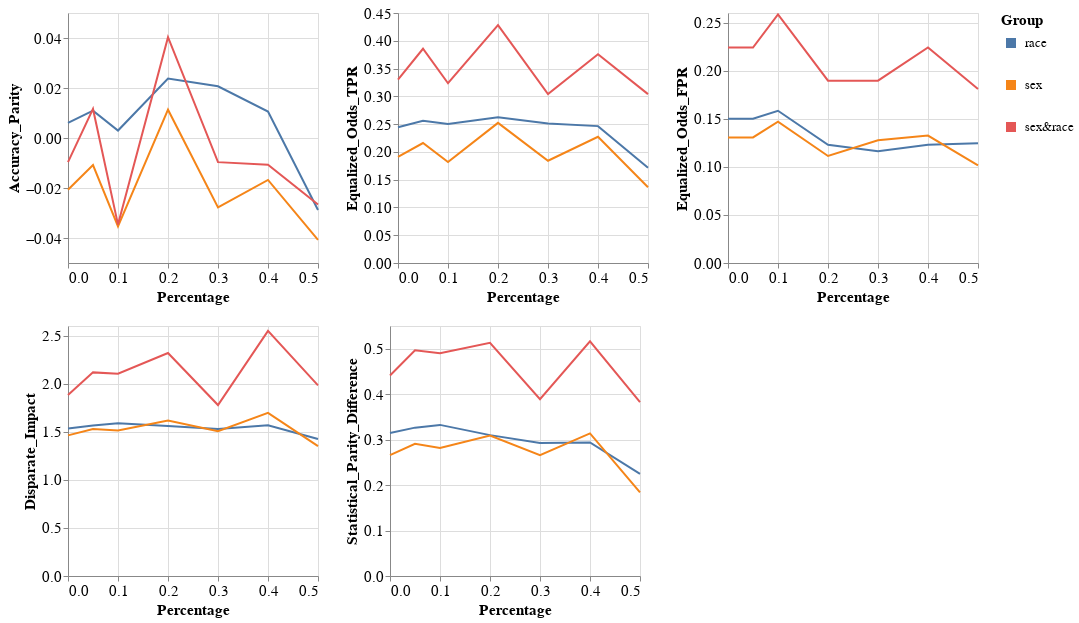

Notebook source saved alongside this figure:
### Code cell
visualizer.create_groups_grid_pct_lines_plot(model_name=MODEL_NAMES[0],
                                             target_preprocessing_technique=PREPROCESSING_TECHNIQUES[0],
                                             group_metrics_type='fairness')

### Figure 1 — Vega-Lite specification as saved in the notebook (floating-point values rounded to 4 significant figures)
{"config": {"view": {"continuousWidth": 400, "continuousHeight": 300}, "axis": {"labelFontSize": 15, "titleFontSize": 15}, "legend": {"labelFontSize": 13, "symbolStrokeWidth": 10, "titleFontSize": 15}}, "vconcat": [{"hconcat": [{"mark": "line", "encoding": {"color": {"field": "Group", "type": "nominal"}, "x": {"field": "Percentage", "type": "quantitative"}, "y": {"field": "Metric_Value", "title": "Accuracy_Parity", "type": "quantitative"}}, "height": 250, "width": 250}, {"data": {"name": "data-e5aa946acbe544868fe494451bba4184"}, "mark": "line", "encoding": {"color": {"field": "Group", "type": "nominal"}, "x": {"field": "Percentage", "type": "quantitative"}, "y": {"field": "Metric_Value", "title": "Equalized_Odds_TPR", "type": "quantitative"}}, "height": 250, "width": 250}, {"data": {"name": "data-d53de485959a313ee852dd076e0d8ed7"}, "mark": "line", "encoding": {"color": {"field": "Group", "type": "nominal"}, "x": {"field": "Percentage", "type": "quantitative"}, "y": {"field": "Metric_Value", "title": "Equalized_Odds_FPR", "type": "quantitative"}}, "height": 250, "width": 250}]}, {"hconcat": [{"mark": "line", "encoding": {"color": {"field": "Group", "type": "nominal"}, "x": {"field": "Percentage", "type": "quantitative"}, "y": {"field": "Metric_Value", "title": "Disparate_Impact", "type": "quantitative"}}, "height": 250, "width": 250}, {"data": {"name": "data-19018ec145344ea3f5dbf064b547a75c"}, "mark": "line", "encoding": {"color": {"field": "Group", "type": "nominal"}, "x": {"field": "Percentage", "type": "quantitative"}, "y": {"field": "Metric_Value", "title": "Statistical_Parity_Difference", "type": "quantitative"}}, "height": 250, "width": 250}], "data": {"name": "data-2312f7fefe9944a2f1e3591ea9cd5f52"}}], "data": {"name": "data-79f45c1ec7d191c9e128dbe72698b132"}, "$schema": "https://vega.github.io/schema/vega-lite/v4.17.0.json", "datasets": {"data-79f45c1ec7d191c9e128dbe72698b132": [{"Model_Name": "DecisionTreeClassifier", "Metric": "Accuracy_Parity", "Group": "race", "Metric_Value": 0.006071, "Percentage": 0.0}, {"Model_Name": "DecisionTreeClassifier", "Metric": "Accuracy_Parity", "Group": "sex", "Metric_Value": -0.02073, "Percentage": 0.0}, {"Model_Name": "DecisionTreeClassifier", "Metric": "Accuracy_Parity", "Group": "sex&race", "Metric_Value": -0.00965, "Percentage": 0.0}, {"Model_Name": "DecisionTreeClassifier", "Metric": "Accuracy_Parity", "Group": "race", "Metric_Value": 0.01095, "Percentage": 0.05}, {"Model_Name": "DecisionTreeClassifier", "Metric": "Accuracy_Parity", "Group": "sex", "Metric_Value": -0.01083, "Percentage": 0.05}, {"Model_Name": "DecisionTreeClassifier", "Metric": "Accuracy_Parity", "Group": "sex&race", "Metric_Value": 0.01163, "Percentage": 0.05}, {"Model_Name": "DecisionTreeClassifier", "Metric": "Accuracy_Parity", "Group": "race", "Metric_Value": 0.002975, "Percentage": 0.1}, {"Model_Name": "DecisionTreeClassifier", "Metric": "Accuracy_Parity", "Group": "sex", "Metric_Value": -0.03531, "Percentage": 0.1}, {"Model_Name": "DecisionTreeClassifier", "Metric": "Accuracy_Parity", "Group": "sex&race", "Metric_Value": -0.03464, "Percentage": 0.1}, {"Model_Name": "DecisionTreeClassifier", "Metric": "Accuracy_Parity", "Group": "race", "Metric_Value": 0.0238, "Percentage": 0.2}, {"Model_Name": "DecisionTreeClassifier", "Metric": "Accuracy_Parity", "Group": "sex", "Metric_Value": 0.01132, "Percentage": 0.2}, {"Model_Name": "DecisionTreeClassifier", "Metric": "Accuracy_Parity", "Group": "sex&race", "Metric_Value": 0.04034, "Percentage": 0.2}, {"Model_Name": "DecisionTreeClassifier", "Metric": "Accuracy_Parity", "Group": "race", "Metric_Value": 0.02071, "Percentage": 0.3}, {"Model_Name": "DecisionTreeClassifier", "Metric": "Accuracy_Parity", "Group": "sex", "Metric_Value": -0.02776, "Percentage": 0.3}, {"Model_Name": "DecisionTreeClassifier", "Metric": "Accuracy_Parity", "Group": "sex&race", "Metric_Value": -0.00965, "Percentage": 0.3}, {"Model_Name": "DecisionTreeClassifier", "Metric": "Accuracy_Parity", "Group": "race", "Metric_Value": 0.01057, "Percentage": 0.4}, {"Model_Name": "DecisionTreeClassifier", "Metric": "Accuracy_Parity", "Group": "sex", "Metric_Value": -0.01679, "Percentage": 0.4}, {"Model_Name": "DecisionTreeClassifier", "Metric": "Accuracy_Parity", "Group": "sex&race", "Metric_Value": -0.01068, "Percentage": 0.4}, {"Model_Name": "DecisionTreeClassifier", "Metric": "Accuracy_Parity", "Group": "race", "Metric_Value": -0.02883, "Percentage": 0.5}, {"Model_Name": "DecisionTreeClassifier", "Metric": "Accuracy_Parity", "Group": "sex", "Metric_Value": -0.04074, "Percentage": 0.5}, {"Model_Name": "DecisionTreeClassifier", "Metric": "Accuracy_Parity", "Group": "sex&race", "Metric_Value": -0.02658, "Percentage": 0.5}], "data-e5aa946acbe544868fe494451bba4184": [{"Model_Name": "DecisionTreeClassifier", "Metric": "Equalized_Odds_TPR", "Group": "race", "Metric_Value": 0.2444, "Percentage": 0.0}, {"Model_Name": "DecisionTreeClassifier", "Metric": "Equalized_Odds_TPR", "Group": "sex", "Metric_Value": 0.1909, "Percentage": 0.0}, {"Model_Name": "DecisionTreeClassifier", "Metric": "Equalized_Odds_TPR", "Group": "sex&race", "Metric_Value": 0.3301, "Percentage": 0.0}, {"Model_Name": "DecisionTreeClassifier", "Metric": "Equalized_Odds_TPR", "Group": "race", "Metric_Value": 0.2561, "Percentage": 0.05}, {"Model_Name": "DecisionTreeClassifier", "Metric": "Equalized_Odds_TPR", "Group": "sex", "Metric_Value": 0.2159, "Percentage": 0.05}, {"Model_Name": "DecisionTreeClassifier", "Metric": "Equalized_Odds_TPR", "Group": "sex&race", "Metric_Value": 0.3856, "Percentage": 0.05}, {"Model_Name": "DecisionTreeClassifier", "Metric": "Equalized_Odds_TPR", "Group": "race", "Metric_Value": 0.2504, "Percentage": 0.1}, {"Model_Name": "DecisionTreeClassifier", "Metric": "Equalized_Odds_TPR", "Group": "sex", "Metric_Value": 0.1818, "Percentage": 0.1}, {"Model_Name": "DecisionTreeClassifier", "Metric": "Equalized_Odds_TPR", "Group": "sex&race", "Metric_Value": 0.3235, "Percentage": 0.1}, {"Model_Name": "DecisionTreeClassifier", "Metric": "Equalized_Odds_TPR", "Group": "race", "Metric_Value": 0.2625, "Percentage": 0.2}, {"Model_Name": "DecisionTreeClassifier", "Metric": "Equalized_Odds_TPR", "Group": "sex", "Metric_Value": 0.2523, "Percentage": 0.2}, {"Model_Name": "DecisionTreeClassifier", "Metric": "Equalized_Odds_TPR", "Group": "sex&race", "Metric_Value": 0.4281, "Percentage": 0.2}, {"Model_Name": "DecisionTreeClassifier", "Metric": "Equalized_Odds_TPR", "Group": "race", "Metric_Value": 0.2511, "Percentage": 0.3}, {"Model_Name": "DecisionTreeClassifier", "Metric": "Equalized_Odds_TPR", "Group": "sex", "Metric_Value": 0.1841, "Percentage": 0.3}, {"Model_Name": "DecisionTreeClassifier", "Metric": "Equalized_Odds_TPR", "Group": "sex&race", "Metric_Value": 0.3039, "Percentage": 0.3}, {"Model_Name": "DecisionTreeClassifier", "Metric": "Equalized_Odds_TPR", "Group": "race", "Metric_Value": 0.2464, "Percentage": 0.4}, {"Model_Name": "DecisionTreeClassifier", "Metric": "Equalized_Odds_TPR", "Group": "sex", "Metric_Value": 0.2273, "Percentage": 0.4}, {"Model_Name": "DecisionTreeClassifier", "Metric": "Equalized_Odds_TPR", "Group": "sex&race", "Metric_Value": 0.3758, "Percentage": 0.4}, {"Model_Name": "DecisionTreeClassifier", "Metric": "Equalized_Odds_TPR", "Group": "race", "Metric_Value": 0.1714, "Percentage": 0.5}, {"Model_Name": "DecisionTreeClassifier", "Metric": "Equalized_Odds_TPR", "Group": "sex", "Metric_Value": 0.1364, "Percentage": 0.5}, {"Model_Name": "DecisionTreeClassifier", "Metric": "Equalized_Odds_TPR", "Group": "sex&race", "Metric_Value": 0.3039, "Percentage": 0.5}], "data-d53de485959a313ee852dd076e0d8ed7": [{"Model_Name": "DecisionTreeClassifier", "Metric": "Equalized_Odds_FPR", "Group": "race", "Metric_Value": 0.15, "Percentage": 0.0}, {"Model_Name": "DecisionTreeClassifier", "Metric": "Equalized_Odds_FPR", "Group": "sex", "Metric_Value": 0.1306, "Percentage": 0.0}, {"Model_Name": "DecisionTreeClassifier", "Metric": "Equalized_Odds_FPR", "Group": "sex&race", "Metric_Value": 0.2241, "Percentage": 0.0}, {"Model_Name": "DecisionTreeClassifier", "Metric": "Equalized_Odds_FPR", "Group": "race", "Metric_Value": 0.15, "Percentage": 0.05}, {"Model_Name": "DecisionTreeClassifier", "Metric": "Equalized_Odds_FPR", "Group": "sex", "Metric_Value": 0.1306, "Percentage": 0.05}, {"Model_Name": "DecisionTreeClassifier", "Metric": "Equalized_Odds_FPR", "Group": "sex&race", "Metric_Value": 0.2241, "Percentage": 0.05}, {"Model_Name": "DecisionTreeClassifier", "Metric": "Equalized_Odds_FPR", "Group": "race", "Metric_Value": 0.1583, "Percentage": 0.1}, {"Model_Name": "DecisionTreeClassifier", "Metric": "Equalized_Odds_FPR", "Group": "sex", "Metric_Value": 0.147, "Percentage": 0.1}, {"Model_Name": "DecisionTreeClassifier", "Metric": "Equalized_Odds_FPR", "Group": "sex&race", "Metric_Value": 0.2586, "Percentage": 0.1}, {"Model_Name": "DecisionTreeClassifier", "Metric": "Equalized_Odds_FPR", "Group": "race", "Metric_Value": 0.123, "Percentage": 0.2}, {"Model_Name": "DecisionTreeClassifier", "Metric": "Equalized_Odds_FPR", "Group": "sex", "Metric_Value": 0.1113, "Percentage": 0.2}, {"Model_Name": "DecisionTreeClassifier", "Metric": "Equalized_Odds_FPR", "Group": "sex&race", "Metric_Value": 0.1897, "Percentage": 0.2}, {"Model_Name": "DecisionTreeClassifier", "Metric": "Equalized_Odds_FPR", "Group": "race", "Metric_Value": 0.1162, "Percentage": 0.3}, {"Model_Name": "DecisionTreeClassifier", "Metric": "Equalized_Odds_FPR", "Group": "sex", "Metric_Value": 0.1277, "Percentage": 0.3}, {"Model_Name": "DecisionTreeClassifier", "Metric": "Equalized_Odds_FPR", "Group": "sex&race", "Metric_Value": 0.1897, "Percentage": 0.3}, {"Model_Name": "DecisionTreeClassifier", "Metric": "Equalized_Odds_FPR", "Group": "race", "Metric_Value": 0.123, "Percentage": 0.4}, {"Model_Name": "DecisionTreeClassifier", "Metric": "Equalized_Odds_FPR", "Group": "sex", "Metric_Value": 0.1325, "Percentage": 0.4}, {"Model_Name": "DecisionTreeClassifier", "Metric": "Equalized_Odds_FPR", "Group": "sex&race", "Metric_Value": 0.2241, "Percentage": 0.4}, {"Model_Name": "DecisionTreeClassifier", "Metric": "Equalized_Odds_FPR", "Group": "race", "Metric_Value": 0.1245, "Percentage": 0.5}, {"Model_Name": "DecisionTreeClassifier", "Metric": "Equalized_Odds_FPR", "Group": "sex", "Metric_Value": 0.1016, "Percentage": 0.5}, {"Model_Name": "DecisionTreeClassifier", "Metric": "Equalized_Odds_FPR", "Group": "sex&race", "Metric_Value": 0.181, "Percentage": 0.5}], "data-2312f7fefe9944a2f1e3591ea9cd5f52": [{"Model_Name": "DecisionTreeClassifier", "Metric": "Disparate_Impact", "Group": "race", "Metric_Value": 1.535, "Percentage": 0.0}, {"Model_Name": "DecisionTreeClassifier", "Metric": "Disparate_Impact", "Group": "sex", "Metric_Value": 1.462, "Percentage": 0.0}, {"Model_Name": "DecisionTreeClassifier", "Metric": "Disparate_Impact", "Group": "sex&race", "Metric_Value": 1.882, "Percentage": 0.0}, {"Model_Name": "DecisionTreeClassifier", "Metric": "Disparate_Impact", "Group": "race", "Metric_Value": 1.566, "Percentage": 0.05}, {"Model_Name": "DecisionTreeClassifier", "Metric": "Disparate_Impact", "Group": "sex", "Metric_Value": 1.529, "Percentage": 0.05}, {"Model_Name": "DecisionTreeClassifier", "Metric": "Disparate_Impact", "Group": "sex&race", "Metric_Value": 2.118, "Percentage": 0.05}, {"Model_Name": "DecisionTreeClassifier", "Metric": "Disparate_Impact", "Group": "race", "Metric_Value": 1.589, "Percentage": 0.1}, {"Model_Name": "DecisionTreeClassifier", "Metric": "Disparate_Impact", "Group": "sex", "Metric_Value": 1.512, "Percentage": 0.1}, {"Model_Name": "DecisionTreeClassifier", "Metric": "Disparate_Impact", "Group": "sex&race", "Metric_Value": 2.103, "Percentage": 0.1}, {"Model_Name": "DecisionTreeClassifier", "Metric": "Disparate_Impact", "Group": "race", "Metric_Value": 1.56, "Percentage": 0.2}, {"Model_Name": "DecisionTreeClassifier", "Metric": "Disparate_Impact", "Group": "sex", "Metric_Value": 1.618, "Percentage": 0.2}, {"Model_Name": "DecisionTreeClassifier", "Metric": "Disparate_Impact", "Group": "sex&race", "Metric_Value": 2.319, "Percentage": 0.2}, {"Model_Name": "DecisionTreeClassifier", "Metric": "Disparate_Impact", "Group": "race", "Metric_Value": 1.529, "Percentage": 0.3}, {"Model_Name": "DecisionTreeClassifier", "Metric": "Disparate_Impact", "Group": "sex", "Metric_Value": 1.506, "Percentage": 0.3}, {"Model_Name": "DecisionTreeClassifier", "Metric": "Disparate_Impact", "Group": "sex&race", "Metric_Value": 1.778, "Percentage": 0.3}, {"Model_Name": "DecisionTreeClassifier", "Metric": "Disparate_Impact", "Group": "race", "Metric_Value": 1.568, "Percentage": 0.4}, {"Model_Name": "DecisionTreeClassifier", "Metric": "Disparate_Impact", "Group": "sex", "Metric_Value": 1.697, "Percentage": 0.4}, {"Model_Name": "DecisionTreeClassifier", "Metric": "Disparate_Impact", "Group": "sex&race", "Metric_Value": 2.549, "Percentage": 0.4}, {"Model_Name": "DecisionTreeClassifier", "Metric": "Disparate_Impact", "Group": "race", "Metric_Value": 1.425, "Percentage": 0.5}, {"Model_Name": "DecisionTreeClassifier", "Metric": "Disparate_Impact", "Group": "sex", "Metric_Value": 1.351, "Percentage": 0.5}, {"Model_Name": "DecisionTreeClassifier", "Metric": "Disparate_Impact", "Group": "sex&race", "Metric_Value": 1.983, "Percentage": 0.5}], "data-19018ec145344ea3f5dbf064b547a75c": [{"Model_Name": "DecisionTreeClassifier", "Metric": "Statistical_Parity_Difference", "Group": "race", "Metric_Value": 0.3146, "Percentage": 0.0}, {"Model_Name": "DecisionTreeClassifier", "Metric": "Statistical_Parity_Difference", "Group": "sex", "Metric_Value": 0.2659, "Percentage": 0.0}, {"Model_Name": "DecisionTreeClassifier", "Metric": "Statistical_Parity_Difference", "Group": "sex&race", "Metric_Value": 0.4412, "Percentage": 0.0}, {"Model_Name": "DecisionTreeClassifier", "Metric": "Statistical_Parity_Difference", "Group": "race", "Metric_Value": 0.3264, "Percentage": 0.05}, {"Model_Name": "DecisionTreeClassifier", "Metric": "Statistical_Parity_Difference", "Group": "sex", "Metric_Value": 0.2909, "Percentage": 0.05}, {"Model_Name": "DecisionTreeClassifier", "Metric": "Statistical_Parity_Difference", "Group": "sex&race", "Metric_Value": 0.4967, "Percentage": 0.05}, {"Model_Name": "DecisionTreeClassifier", "Metric": "Statistical_Parity_Difference", "Group": "race", "Metric_Value": 0.3324, "Percentage": 0.1}, {"Model_Name": "DecisionTreeClassifier", "Metric": "Statistical_Parity_Difference", "Group": "sex", "Metric_Value": 0.2818, "Percentage": 0.1}, {"Model_Name": "DecisionTreeClassifier", "Metric": "Statistical_Parity_Difference", "Group": "sex&race", "Metric_Value": 0.4902, "Percentage": 0.1}, {"Model_Name": "DecisionTreeClassifier", "Metric": "Statistical_Parity_Difference", "Group": "race", "Metric_Value": 0.3099, "Percentage": 0.2}, {"Model_Name": "DecisionTreeClassifier", "Metric": "Statistical_Parity_Difference", "Group": "sex", "Metric_Value": 0.3091, "Percentage": 0.2}, {"Model_Name": "DecisionTreeClassifier", "Metric": "Statistical_Parity_Difference", "Group": "sex&race", "Metric_Value": 0.5131, "Percentage": 0.2}, {"Model_Name": "DecisionTreeClassifier", "Metric": "Statistical_Parity_Difference", "Group": "race", "Metric_Value": 0.2928, "Percentage": 0.3}, {"Model_Name": "DecisionTreeClassifier", "Metric": "Statistical_Parity_Difference", "Group": "sex", "Metric_Value": 0.2659, "Percentage": 0.3}, {"Model_Name": "DecisionTreeClassifier", "Metric": "Statistical_Parity_Difference", "Group": "sex&race", "Metric_Value": 0.3889, "Percentage": 0.3}, {"Model_Name": "DecisionTreeClassifier", "Metric": "Statistical_Parity_Difference", "Group": "race", "Metric_Value": 0.2938, "Percentage": 0.4}, {"Model_Name": "DecisionTreeClassifier", "Metric": "Statistical_Parity_Difference", "Group": "sex", "Metric_Value": 0.3136, "Percentage": 0.4}, {"Model_Name": "DecisionTreeClassifier", "Metric": "Statistical_Parity_Difference", "Group": "sex&race", "Metric_Value": 0.5163, "Percentage": 0.4}, {"Model_Name": "DecisionTreeClassifier", "Metric": "Statistical_Parity_Difference", "Group": "race", "Metric_Value": 0.2249, "Percentage": 0.5}, {"Model_Name": "DecisionTreeClassifier", "Metric": "Statistical_Parity_Difference", "Group": "sex", "Metric_Value": 0.1841, "Percentage": 0.5}, {"Model_Name": "DecisionTreeClassifier", "Metric": "Statistical_Parity_Difference", "Group": "sex&race", "Metric_Value": 0.3824, "Percentage": 0.5}]}}
